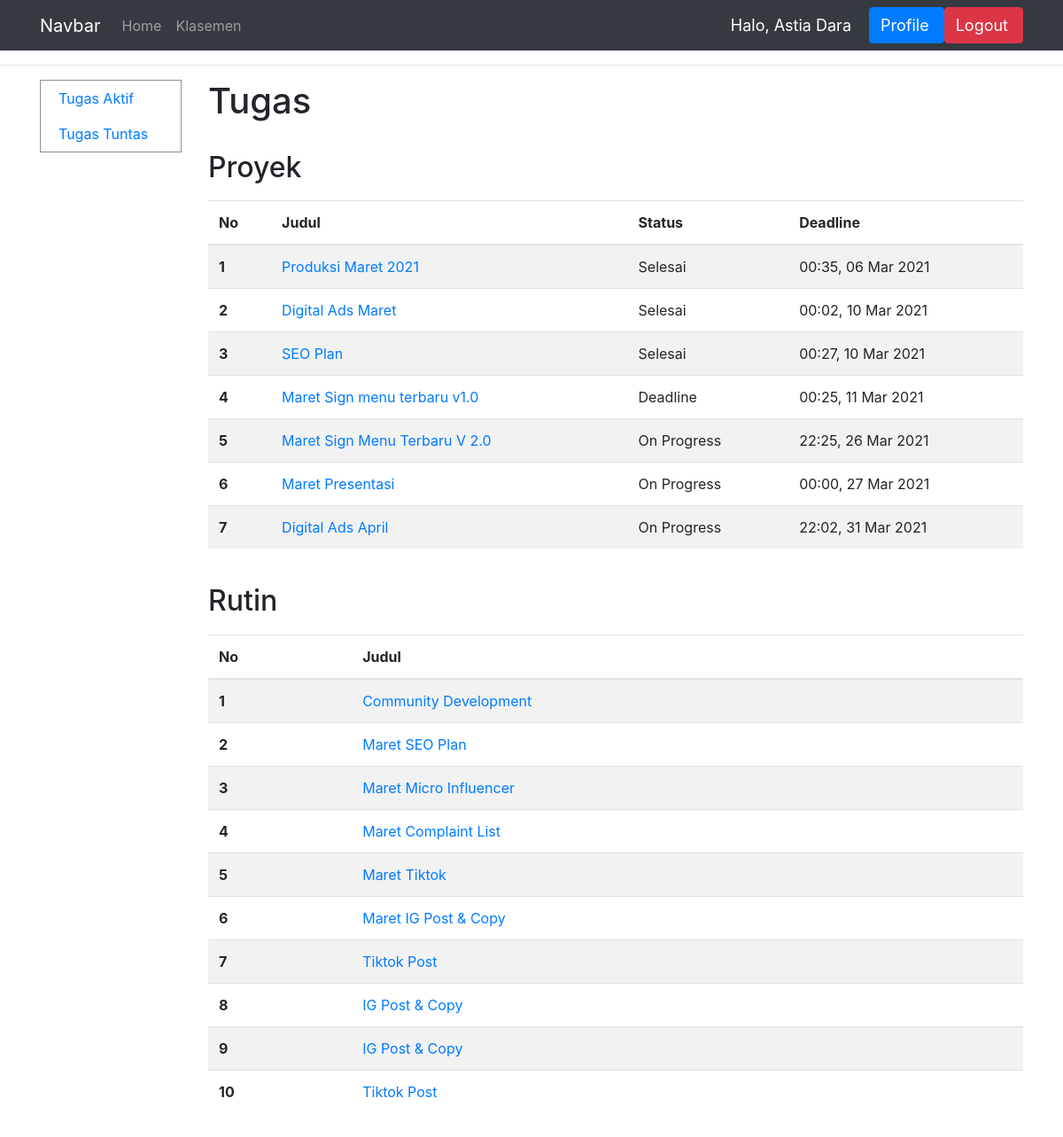
The app's page /daftar_tugas/ (signed in), older data.
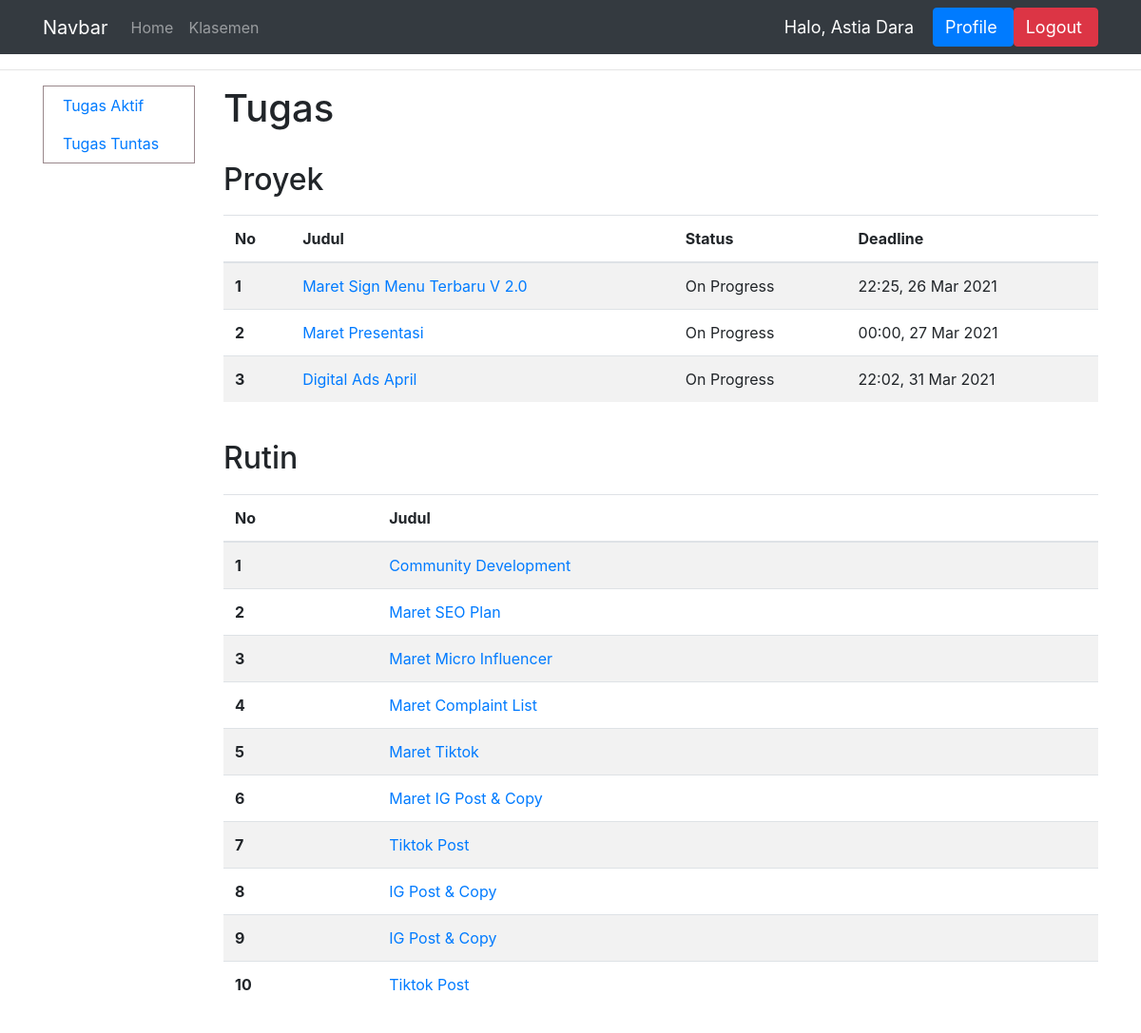
The same page, newer data.
### dashboard/models.py (models this page shows, shortened)
class TugasProyek(models.Model):
    STATUS = (
        ('Tuntas', 'Tuntas'),
        ('Hold', 'Hold'),
        ('On Progress', 'On Progress'),
        ('Selesai', 'Selesai'),
        ('Deadline', 'Deadline'),
        ('Terlambat', 'Terlambat')
    )
    pemilik_tugas = models.ForeignKey(User, on_delete=models.CASCADE)
    judul = models.CharField(max_length=150)
    isi = models.CharField(max_length=1000)
    deadline = models.DateTimeField('Deadline')
    status = models.CharField(max_length=15, choices=STATUS)
    bukti = models.CharField(max_length=100, null=True)
    penilaian = models.IntegerField(null=True)
    bagian = models.CharField(max_length = 100, null=True)
    komentar = models.CharField(max_length=1000)
    selesai_pada = models.DateTimeField('Selesai pada', null=True)
    link_bukti = models.CharField(max_length=1000, null=True)
    archive = models.BooleanField(null=True, default=False)
    ketuntasan = models.BooleanField(null=True, default=False)

class TugasRutin(models.Model):
    pemilik_tugas = models.ForeignKey(User, on_delete=models.CASCADE)
    judul = models.CharField(max_length=150)
    isi = models.CharField(max_length=1000)
    bagian = models.CharField(max_length=150, null=True)
    archive = models.BooleanField(null=True)

### dashboard/views.py (the view)
# urls.py: path('daftar_tugas/', views.daftar_tugas, name='daftar_tugas'),
@login_required(login_url='login')
def daftar_tugas(request):
    nama = request.user.first_name
    ngecekdeadline()
    objek_user = User.objects.get(pk=request.user.id)
    t = TugasProyek.objects.filter(pemilik_tugas=objek_user).order_by('deadline').exclude(status="Tuntas")
    tr = TugasRutin.objects.filter(pemilik_tugas=objek_user).order_by('-id')
    context = {'nama' : nama, 'tugas_proyek' : t, 'tugas_rutin':tr}
    if not request.user.groups.filter(name='Eksekutif').exists() or request.user.last_name == 'Human Resource':
        context['data_kar'] = True
    return render(request, 'eksekutif/daftar_tugas.html', context)

### dashboard/views.py (called while the page is built)
def ngecekdeadline():
    tugas = TugasProyek.objects.all()
    for a in tugas:
        deadline = a.deadline
        saat_ini = timezone.now()
        apakah_deadline = (deadline - saat_ini)
        if (apakah_deadline.days < 0) and (a.status == 'On Progress'):
            a.status = "Deadline"
            a.save()
    tugas_rutin = IsiTugasRutin.objects.all()
    for a in tugas_rutin:
        deadline = a.deadline
        saat_ini = timezone.now()
        apakah_deadline = (deadline - saat_ini)
        if (apakah_deadline.days < 0) and (a.status == 'On Progress'):
            a.status = "Deadline"
            a.save()

### templates/eksekutif/daftar_tugas.html (shortened to what this page needs)
{% extends 'main.html' %}
{% block content %}
<hr>
<div class="container">
    <div class="row">
        {% include 'eksekutif/sidebar.html' %}
        <div class="col">
            <h1>Tugas</h1>
            <br>
            <h2 class="padding-proyek">Proyek</h2>
            <table class="table table-striped">
                <thead>
                  <tr>
                    <th scope="col">No</th>
                    <th scope="col">Judul</th>
                    <th scope="col">Status</th>
                    <th scope="col">Deadline</th>
                  </tr>
                </thead>
                <tbody>
                    {% for isi in tugas_proyek %}
                  <tr>
                    <th scope="row">{{forloop.counter}}</th>
                    <td><a href="{% url 'detail_tugas_proyek' isi.id %}">{{isi.judul}}</a></td>
                    <td>{{isi.status}}</td>
                    <td>{{isi.deadline|time:"H:i"}}, {{isi.deadline|date:"d M Y"}}</td>
                  </tr>
                    {% endfor %}
                </tbody>
              </table>
              <br>
              <h2 class="padding-proyek">Rutin</h2>
              <table class="table table-striped">
                <thead>
                  <tr>
                    <th scope="col">No</th>
                    <th scope="col">Judul</th>
                  </tr>
                </thead>
                <tbody>
                    {% for isi in tugas_rutin %}
                  <tr>
                    <th scope="row">{{forloop.counter}}</th>
                    <td><a href="{% url 'daftar_tugas_rutin' isi.id %}">{{isi.judul}}</a></td>
                  </tr>
                    {% endfor %}
                </tbody>
              </table>
              <br><br><br><br><br><br><br><br>
        </div>
    </div>
</div>
{% endblock %}

Row changes from the older to the newer data that the page shows:
no longer on this page (row edited): TugasProyek: judul "Produksi Maret 2021", status "Selesai", deadline "00:35", deadline "06 Mar 2021"
no longer on this page (row edited): TugasProyek: judul "Digital Ads Maret", status "Selesai", deadline "00:02", deadline "10 Mar 2021"
no longer on this page (row edited): TugasProyek: judul "SEO Plan", status "Selesai", deadline "00:27", deadline "10 Mar 2021"
no longer on this page (row edited): TugasProyek: judul "Maret Sign menu terbaru v1.0", status "Deadline", deadline "00:25", deadline "11 Mar 2021"
